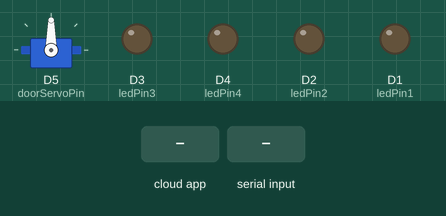
This sketch was run on a simulated ESP8266 (NodeMCU). Shown: servo, output pins drawn as LEDs (lit = HIGH). Inputs (shaded band) come from the test bench. WiFi joins after 1.5 s; servers stay silent unless stated; the Firebase database answers and starts empty; what the sketch prints to the serial monitor is not drawn.

Above: at 2.7 s.
2.8 s: the phone or cloud app sets status to on
At 12.9 s:
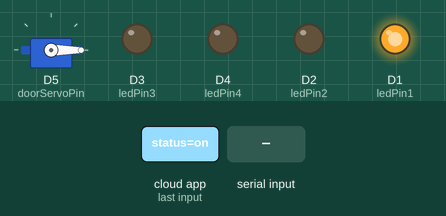
13.7 s: "on" received over Serial
At 25.1 s:
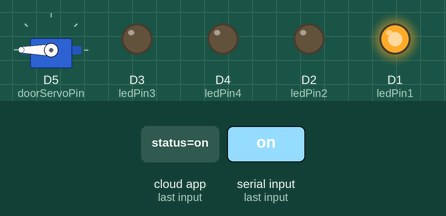
Timing chart, 0 to 45.6 s (numbered marks = the images above; inputs shaded):
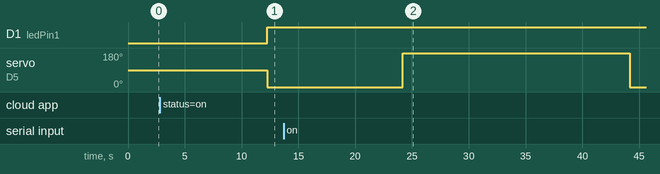

Measured:
- after the input at 2.8 s, D1 (ledPin1): LOW → HIGH after 9.5 s
- after the input at 13.7 s, servo on D5 (doorServoPin): 0° → 180° after 10.5 s, → 0° 20.0 s later

The sketch:

ESP8266Controller.ino
```cpp
#include <ESP8266WiFi.h>
#include <FirebaseESP8266.h>
#include <Servo.h>

#define FIREBASE_HOST "esp8266-9c680-default-rtdb.asia-southeast1.firebasedatabase.app"
#define FIREBASE_AUTH "lj98sgCzt1ufAQkiq6WO6fPHRReSep1zzweeTN0p"

// WiFi credentials
const char* ssid = "Xom Tro Vui Ve";
const char* password = "Hoang123";

// Firebase variables
FirebaseData firebaseData;
FirebaseAuth firebaseAuth;
FirebaseConfig firebaseConfig;

// Pin configuration
const int ledPin1 = D1;
const int ledPin2 = D2;
const int ledPin3 = D3;
const int ledPin4 = D4;  // LED4 Pin declaration
const int doorServoPin = D5;
const int pirPin = D6;  // PIR sensor connected to D6

// Servo setup
Servo doorServo;

// Time interval for getting Firebase data
unsigned long previousMillis = 0;
const long interval = 2000;
unsigned long pirActiveMillis = 0;  // Timer for PIR active state
bool pirMotionDetected = false;  // Flag to track motion detection

// Variable to store entered password from Arduino
String enteredPassword = "";

void setup() {
  Serial.begin(9600); // Start Serial communication for debugging
  pinMode(ledPin1, OUTPUT);
  pinMode(ledPin2, OUTPUT);
  pinMode(ledPin3, OUTPUT);
  pinMode(ledPin4, OUTPUT);  // Set LED4 pin as output
  pinMode(pirPin, INPUT);  // Set PIR sensor pin as input

  doorServo.attach(doorServoPin);

  WiFi.begin(ssid, password);
  while (WiFi.status() != WL_CONNECTED) {
    delay(500);
    Serial.print(".");
  }
  Serial.println("WiFi connected");

  firebaseConfig.host = FIREBASE_HOST;
  firebaseConfig.signer.tokens.legacy_token = FIREBASE_AUTH;

  Firebase.begin(&firebaseConfig, &firebaseAuth);
  Firebase.reconnectWiFi(true);
}

void loop() {
  unsigned long currentMillis = millis();
  if (currentMillis - previousMillis >= interval) {
    previousMillis = currentMillis;

    // Get LED and door status from Firebase
    String ledStatus1 = Firebase.getString(firebaseData, "/led/led1/status") ? firebaseData.stringData() : "";
    String ledStatus2 = Firebase.getString(firebaseData, "/led/led2/status") ? firebaseData.stringData() : "";
    String ledStatus3 = Firebase.getString(firebaseData, "/led/led3/status") ? firebaseData.stringData() : "";
    String doorStatus = Firebase.getString(firebaseData, "/door/status") ? firebaseData.stringData() : "";
    String pirStatus = Firebase.getString(firebaseData, "/pir/status") ? firebaseData.stringData() : "";  // Get PIR status from Firebase

    // Control LEDs from Firebase
    digitalWrite(ledPin1, (ledStatus1 == "on") ? HIGH : LOW);
    digitalWrite(ledPin2, (ledStatus2 == "on") ? HIGH : LOW);
    digitalWrite(ledPin3, (ledStatus3 == "on") ? HIGH : LOW);

    // Control door from Firebase
    if (doorStatus == "open") {
      doorServo.write(180);
    } else {
      doorServo.write(0);
    }

    // Check if PIR is active and detect motion
    if (pirStatus == "active") {
      // Start detecting motion if PIR is active
      int pirStatusValue = digitalRead(pirPin);  // Read the PIR sensor

      if (pirStatusValue == HIGH && !pirMotionDetected) {
        // If motion detected, turn on LED4 and start the timer
        digitalWrite(ledPin4, HIGH);
        pirMotionDetected = true;  // Flag motion detected
        pirActiveMillis = currentMillis; // Start timer for 10 seconds
      }

      // Turn off LED4 after 10 seconds if motion was detected
      if (pirMotionDetected && currentMillis - pirActiveMillis >= 10000) {
        digitalWrite(ledPin4, LOW);
        pirMotionDetected = false;  // Reset motion detection flag
      }
    } else {
      // If PIR is not active, ensure LED4 is turned off
      digitalWrite(ledPin4, LOW);
      pirMotionDetected = false;  // Reset motion detection flag
    }

    // Debug output
    Serial.print("LED 1: "); Serial.println(digitalRead(ledPin1) ? "on" : "off");
    Serial.print("LED 2: "); Serial.println(digitalRead(ledPin2) ? "on" : "off");
    Serial.print("LED 3: "); Serial.println(digitalRead(ledPin3) ? "on" : "off");
    Serial.print("LED 4: "); Serial.println(digitalRead(ledPin4) ? "on" : "off");
    Serial.print("Door: "); Serial.println(doorStatus);
    Serial.print("PIR Status: "); Serial.println(pirStatus);
  }

  // Get entered password from Arduino (via Serial)
  if (Serial.available() > 0) {
    enteredPassword = Serial.readString();  // Get the input password
    enteredPassword.trim();  // Remove any extra spaces or newlines

    // Debugging: Print the entered password before conversion
    Serial.print("Entered password (before conversion): ");
    Serial.println(enteredPassword);

    // Convert entered password to integer
    int enteredPasswordInt = enteredPassword.toInt();  // Convert entered password to integer
    Serial.print("Entered password as integer: ");
    Serial.println(enteredPasswordInt);  // Print entered password as integer

    // Retrieve the stored password from Firebase
    String storedPassword = Firebase.getString(firebaseData, "/door/password") ? firebaseData.stringData() : "";
    storedPassword.trim();  // Remove any extra spaces or newlines from stored password

    // Convert stored password to integer
    int storedPasswordInt = storedPassword.toInt();  // Convert stored password from Firebase to integer
    Serial.print("Stored password as integer: ");
    Serial.println(storedPasswordInt);  // Print stored password as integer

    // Compare the two integer passwords
    if (enteredPasswordInt == storedPasswordInt) {
      Serial.println("Password correct. Door opening...");
      doorServo.write(180);  // Open the door
      delay(20000);  // Keep door open for 2 seconds
      doorServo.write(0);  // Close the door
    } else {
      Serial.println("Password incorrect.");
    }
  }

  delay(10000); // Delay before next loop iteration
}
```
